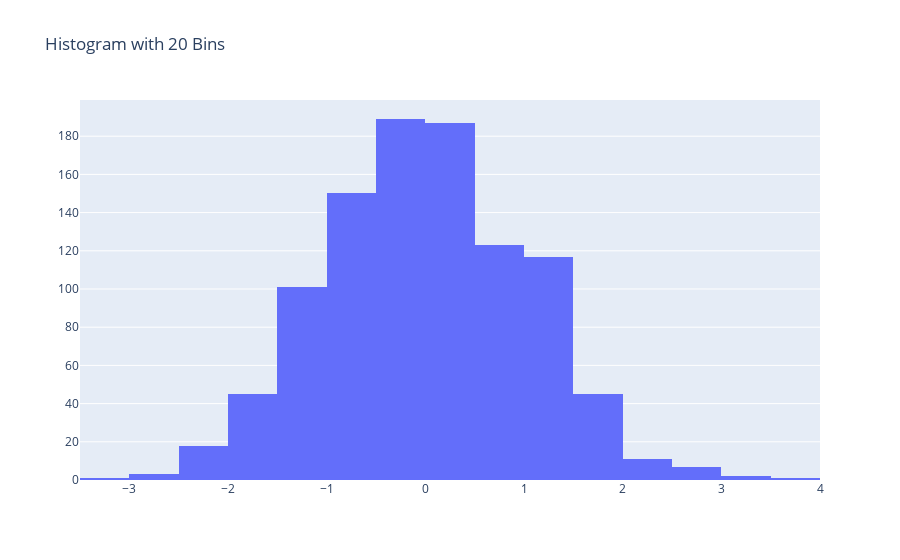

The code cell stored with this chart in its notebook:
### Code cell
import numpy as np
import plotly.graph_objects as go
import ipywidgets as widgets
from ipywidgets import interactive
from IPython.display import display, clear_output

# Generate some random data for demonstration
data = np.random.randn(1000)

# Create initial histogram
fig = go.FigureWidget([go.Histogram(x=data, nbinsx=20)])
fig.update_layout(title_text='Histogram with 20 Bins')

# Create output area for the Plotly figure
output_fig = widgets.Output()

def update_histogram(num_bins):
    with output_fig:
        # Clear the previous output
        clear_output(wait=True)

        # Update histogram based on the number of bins
        fig.data[0].x = data
        fig.data[0].nbinsx = num_bins
        fig.update_layout(title_text=f'Histogram with {num_bins} Bins')

        # Display the updated figure
        display(fig)
        #fig.write_image("histogram.png")
        #fig.write_json("histogram.json")
        #fig.write_html("histogram.html")

# Create interactive slider
bin_slider = widgets.IntSlider(value=20, min=1, max=50, step=1, description='Bins')

# Create output area for the slider
output_slider = widgets.Output()

# Create interactive widget
interactive_plot = interactive(update_histogram, num_bins=bin_slider)

# Display the interactive widget and outputs
display(output_fig, output_slider, interactive_plot)
#fig.write_image("histogram.png")

### Figure 1 — Plotly figure (JSON) as saved in the notebook; plotly's stock layout.template omitted (floating-point values rounded to 4 significant figures; data arrays with more than 128 entries replaced by an {"elided": "..."} marker saying what was removed)
{"data": [{"nbinsx": 20, "type": "histogram", "uid": "fd7bdb8e-c57d-4b36-a02e-6ad74e36d95a", "x": {"elided": "1000 float values"}}], "layout": {"title": {"text": "Histogram with 20 Bins"}}}
